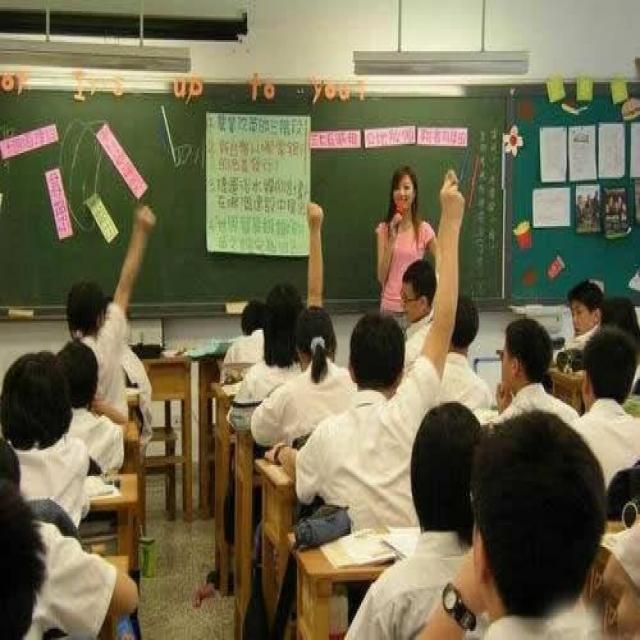
#> input picture src_GAP/networks/YOLOv5/input_images_HeadCount/PartB_00008_jpg.rf.350fc9cb8ce6b81e89379c6f3261d50b.jpg, 640 x 640 px; its folder holds only this picture in this run
$ jupyter execute --allow-errors YOLOv5_trained_deploy.ipynb
#> lines starting #> are read from the running program, lines starting #| are printed output that depends on the picture
[cell 1]
from nntool.api import NNGraph
import numpy as np
from PIL import Image
import matplotlib.pyplot as plt
import matplotlib.patches as patches
import logging

logging.basicConfig(level = logging.ERROR)
import cv2
import glob
import os

[cell 2]
# Configuration
dimension = 128

#> (a cell that did not finish here is left out)

#> (a cell that did not finish here is left out)

[cell 5]
from PIL import Image
import numpy as np


class MyDataLoader():

    def __init__(self, image_files, max_idx = None, transpose_to_chw = True):
        self._file_list = image_files
        self._idx = 0
        self._max_idx = max_idx if max_idx is not None else len(image_files)
        self._transpose_to_chw = transpose_to_chw

    def __iter__(self):
        self._idx = 0
        return self

    def __next__(self):
        if self._idx >= self._max_idx:
            raise StopIteration()
        filename = self._file_list[self._idx]

        # Here we read the image and make it a numpy array
        image = Image.open(filename)
#> image is the input picture: PIL image 640x640 RGB; mean R, G, B 111.7, 106, 78.5
        img_array = np.array(image)
        #img_array = cv2.cvtColor(img_array, cv2.COLOR_BGR2RGB)

        # Apply some preprocessing
        img_array = cv2.resize(img_array, (dimension, dimension))
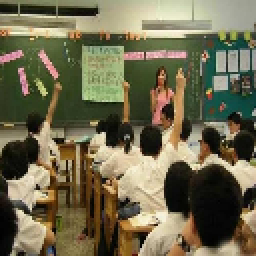
#> img_array: shape (128, 128, 3) (shown 2 times larger); mean R, G, B 111.8, 106.1, 78.7
        img_array = img_array / 255.0
        img_array = img_array.astype(np.float32)

        # Detect if channel is the last or first
        if img_array.shape[2] <= 3 and self._transpose_to_chw:
            img_array = img_array.transpose(2, 0, 1)

        self._idx += 1
        return img_array

[cell 6]
# The executer returns all the layer output. Each layer output is an array of the outputs from each output of a layer
# Generally layers have one output but some (like a split for example) can have multiple outputs
# Here we select the first output of the last layer which in a graph with one output will always be the the
# graph output
data_loader = MyDataLoader(glob.glob("input_images_HeadCount/*"), transpose_to_chw = False)
test_image = next(data_loader)

print(test_image.shape)
#| (128, 128, 3)

# Transpose for to HWC for imshow
# show_image = test_image.transpose(1, 2, 0)
plt.imshow(test_image)

Run these cells if you want to quantize

#> (a cell that did not finish here is left out)

#> (a cell that did not finish here is left out)

#> (a cell that did not finish here is left out)

[cell 10]
# Load a new image to repeat the inference
data_loader._idx = 0
test_image = next(data_loader)

[cell 11]
print("execute quantized model with dequantizing data")
print(test_image.shape)
#| (128, 128, 3)

$ run again, on src_GAP/networks/YOLOv5/input_images_HeadCount/PartB_00041_jpg.rf.36e52203a9ae48816323eeacdd82b1ff.jpg
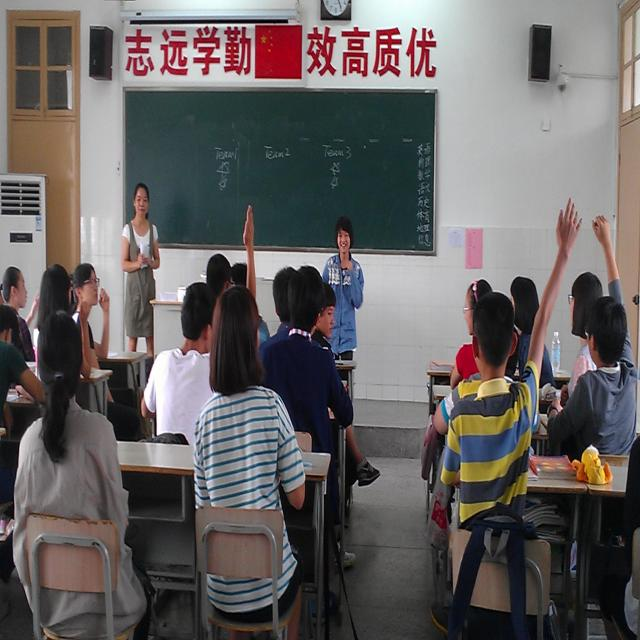
#> input picture src_GAP/networks/YOLOv5/input_images_HeadCount/PartB_00041_jpg.rf.36e52203a9ae48816323eeacdd82b1ff.jpg, 640 x 640 px
#> in __next__, image is the input picture: PIL image 640x640 RGB; mean R, G, B 101.9, 97.5, 97.3
#> in __next__, `img_array = cv2.resize(img_array, (dimension, dimension))`:
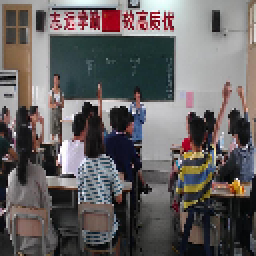
#> img_array: shape (128, 128, 3) (shown 2 times larger); mean R, G, B 101.5, 97.1, 96.9
#| (128, 128, 3)
#| (128, 128, 3)

$ run again, on src_GAP/networks/YOLOv5/input_images_HeadCount/PartB_00022_jpg.rf.2240d8ebe6240e3001d613748376510b.jpg
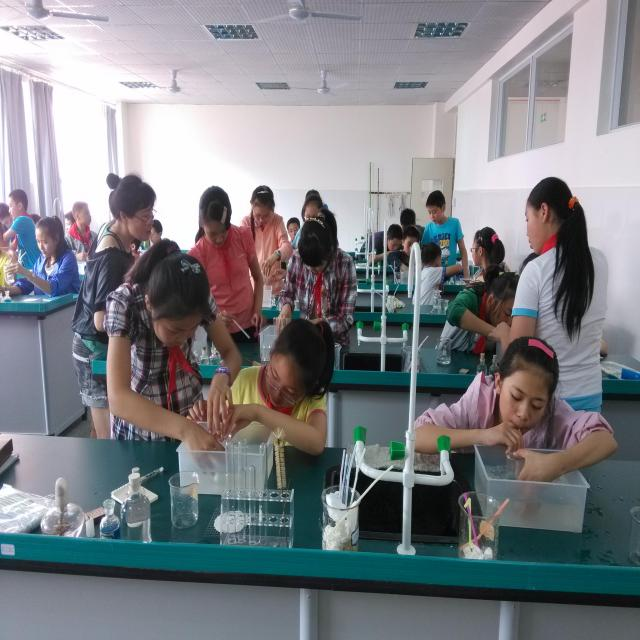
#> input picture src_GAP/networks/YOLOv5/input_images_HeadCount/PartB_00022_jpg.rf.2240d8ebe6240e3001d613748376510b.jpg, 640 x 640 px
#> in __next__, image is the input picture: PIL image 640x640 RGB; mean R, G, B 125, 127.9, 132.5
#> in __next__, `img_array = cv2.resize(img_array, (dimension, dimension))`:
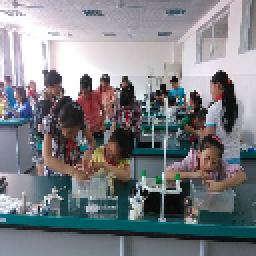
#> img_array: shape (128, 128, 3) (shown 2 times larger); mean R, G, B 124.8, 127.8, 132.4
#| (128, 128, 3)
#| (128, 128, 3)

$ run again, on src_GAP/networks/YOLOv5/input_images_HeadCount/PartB_00031_jpg.rf.b1139d3816aadd947304b03064035753.jpg
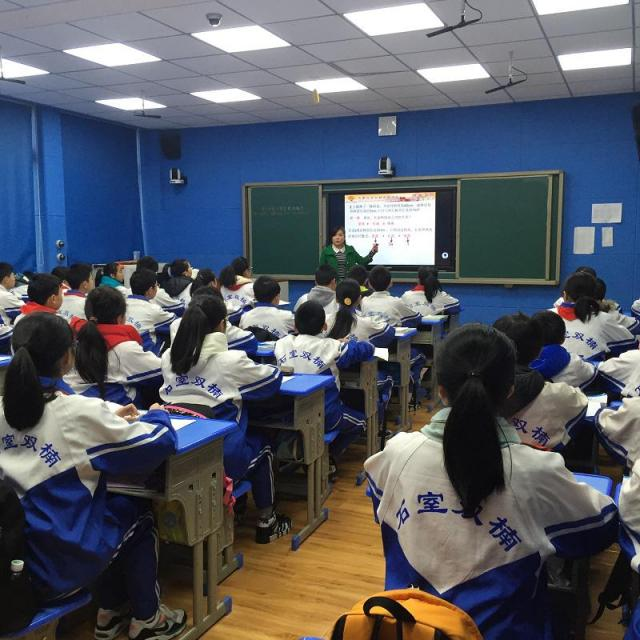
#> input picture src_GAP/networks/YOLOv5/input_images_HeadCount/PartB_00031_jpg.rf.b1139d3816aadd947304b03064035753.jpg, 640 x 640 px
#> in __next__, image is the input picture: PIL image 640x640 RGB; mean R, G, B 85.9, 89.9, 99.4
#> in __next__, `img_array = cv2.resize(img_array, (dimension, dimension))`:
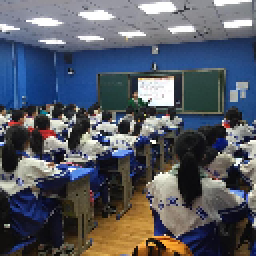
#> img_array: shape (128, 128, 3) (shown 2 times larger); mean R, G, B 85.9, 90, 99.5
#| (128, 128, 3)
#| (128, 128, 3)

$ run again, on src_GAP/networks/YOLOv5/input_images_HeadCount/PartB_00037_jpg.rf.e92d5f7d26d16bfc1dd3f576b0bddd80.jpg
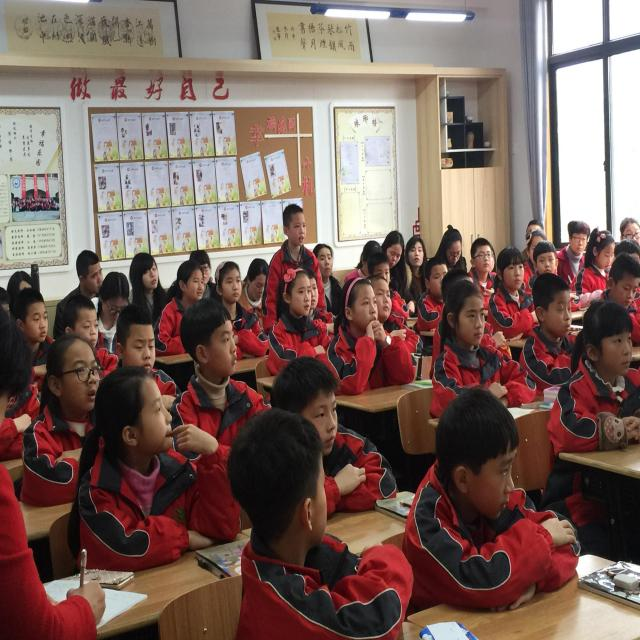
#> input picture src_GAP/networks/YOLOv5/input_images_HeadCount/PartB_00037_jpg.rf.e92d5f7d26d16bfc1dd3f576b0bddd80.jpg, 640 x 640 px
#> in __next__, image is the input picture: PIL image 640x640 RGB; mean R, G, B 120.4, 97.3, 90.5
#> in __next__, `img_array = cv2.resize(img_array, (dimension, dimension))`:
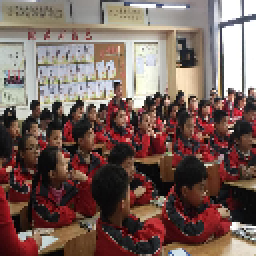
#> img_array: shape (128, 128, 3) (shown 2 times larger); mean R, G, B 120, 96.9, 90.1
#| (128, 128, 3)
#| (128, 128, 3)
